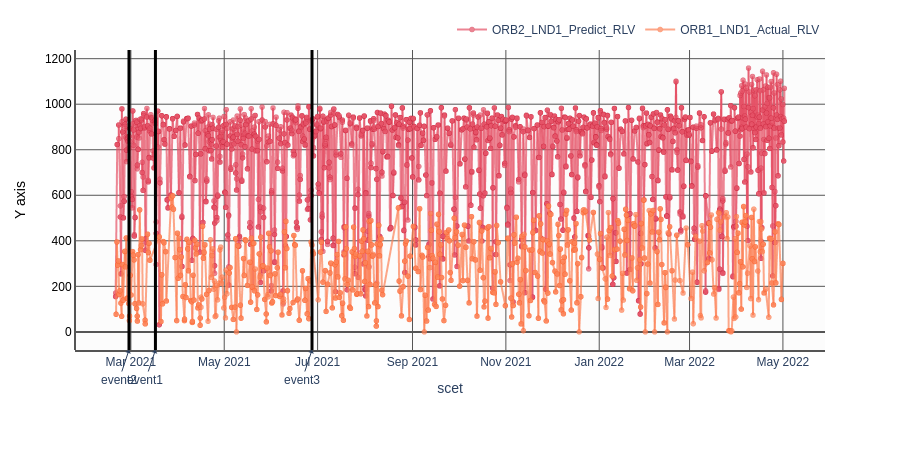

Source (notebook cell):
### Code cell
import datetime

event1 = datetime.datetime.strftime(combined_data["scet"][100], "%Y-%jT%H:%M:%S.%f")
event2 = datetime.datetime.strftime(combined_data["scet"][300], "%Y-%jT%H:%M:%S.%f")
event3 = datetime.datetime.strftime(combined_data["scet"][500], "%Y-%jT%H:%M:%S.%f")

param_v_time_with_events, c, m, t = dtatplot.make_stacked_graph(combined_data, 
      y_vars = [["ORB2_LND1_Predict_RLV","ORB1_LND1_Actual_RLV"]], 
      x_var = "scet", 
      events = {
        "ORB1_LND1_Actual_RLV": [(event1, "event1", "this is a message for event1")], 
        "ORB2_LND1_Predict_RLV": [(event3, "event3", "message for event 3"), (event2, "event2", "message for event 2")]
      },
      event_line=True # in addition to the arrow, a black line can be shown across the plot at the time of the event
    )

param_v_time_with_events.show()

### Figure 1 — Plotly figure (JSON) as saved in the notebook; plotly's stock layout.template omitted (floating-point values rounded to 4 significant figures; data arrays with more than 128 entries replaced by an {"elided": "..."} marker saying what was removed)
{"data": [{"hovertemplate": "scet: %{x|%Y-%jT%H:%M:%S.%L}<br>ORB2_LND1_Predict_RLV: %{y}<extra></extra>", "marker": {"color": "#E55166", "colorscale": [[0, "rgb(0,0,131)"], [0.2, "rgb(0,60,170)"], [0.4, "rgb(5,255,255)"], [0.6, "rgb(255,255,0)"], [0.8, "rgb(250,0,0)"], [1, "rgb(128,0,0)"]], "line": {"color": "#CA243C", "width": 0.5}, "showscale": false, "size": 5, "symbol": "circle"}, "meta": {"elided": "2140x2 str values"}, "mode": "lines+markers", "name": "ORB2_LND1_Predict_RLV", "opacity": 0.7, "showlegend": true, "type": "scattergl", "x": {"elided": "2140 str values"}, "xaxis": "x", "y": {"elided": "2140 float values"}, "yaxis": "y"}, {"hovertemplate": "scet: %{x|%Y-%jT%H:%M:%S.%L}<br>ORB1_LND1_Actual_RLV: %{y}<extra></extra>", "marker": {"color": "#FC8156", "colorscale": [[0, "rgb(0,0,131)"], [0.2, "rgb(0,60,170)"], [0.4, "rgb(5,255,255)"], [0.6, "rgb(255,255,0)"], [0.8, "rgb(250,0,0)"], [1, "rgb(128,0,0)"]], "line": {"color": "#FC5E24", "width": 0.5}, "showscale": false, "size": 5, "symbol": "circle"}, "meta": {"elided": "1028x2 str values"}, "mode": "lines+markers", "name": "ORB1_LND1_Actual_RLV", "opacity": 0.7, "showlegend": true, "type": "scattergl", "x": {"elided": "1028 str values"}, "xaxis": "x", "y": {"elided": "1028 float values"}, "yaxis": "y"}], "layout": {"annotations": [{"arrowhead": 1, "ay": -0.1, "ayref": "y domain", "hovertext": "message for event 3", "showarrow": true, "text": "event3", "x": "2021-06-27T08:28:19", "y": 0, "yref": "y domain"}, {"arrowhead": 1, "ay": -0.1, "ayref": "y domain", "hovertext": "message for event 2", "showarrow": true, "text": "event2", "x": "2021-02-27T18:37:49", "y": 0, "yref": "y domain"}, {"arrowhead": 1, "ay": -0.1, "ayref": "y domain", "hovertext": "this is a message for event1", "showarrow": true, "text": "event1", "x": "2021-03-17T01:15:10", "y": 0, "yref": "y domain"}], "font": {"family": "Arial"}, "height": 450, "hovermode": "x unified", "legend": {"orientation": "h", "x": 1, "xanchor": "right", "y": 1.02, "yanchor": "bottom"}, "margin": {"b": 100, "l": 75, "r": 75, "t": 50}, "plot_bgcolor": "#fcfcfc", "shapes": [{"line": {"color": "black", "width": 3}, "type": "line", "x0": "2021-06-27T08:28:19", "x1": "2021-06-27T08:28:19", "xref": "x", "y0": 0, "y1": 1, "yref": "y domain"}, {"line": {"color": "black", "width": 3}, "type": "line", "x0": "2021-02-27T18:37:49", "x1": "2021-02-27T18:37:49", "xref": "x", "y0": 0, "y1": 1, "yref": "y domain"}, {"line": {"color": "black", "width": 3}, "type": "line", "x0": "2021-03-17T01:15:10", "x1": "2021-03-17T01:15:10", "xref": "x", "y0": 0, "y1": 1, "yref": "y domain"}], "xaxis": {"anchor": "y", "domain": [0, 1], "gridcolor": "#555555", "linecolor": "#555555", "linewidth": 2, "showgrid": true, "showline": true, "title": {"text": "scet"}, "zerolinecolor": "#555555"}, "yaxis": {"anchor": "free", "domain": [0, 1], "gridcolor": "#555555", "linecolor": "#555555", "linewidth": 2, "overlaying": "y", "position": 0, "showgrid": true, "showline": true, "tickfont": {"color": "#000000"}, "title": {"font": {"color": "#000000"}, "text": "Y axis"}, "zerolinecolor": "#555555"}}}
